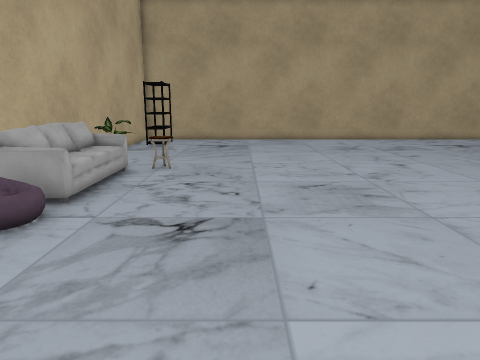
View 1 (above)

14 first-person views from a walk through a scene from a Unity 3-D project. The camera is 1.2 m above the floor, tilts 12° down and sees 70° across. The floor is counted in squares, 0.5 m on a side. Each view is taken from the middle of a square. On the plan, view 1 faces up. The plan holds only what a view shows up to about 20 squares ahead; the rest is blank. The player is left out. Some animated figures are left out. Some surface patterns are stand-ins.

View 2
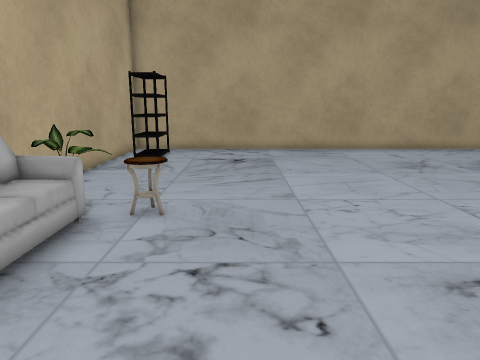

View 3
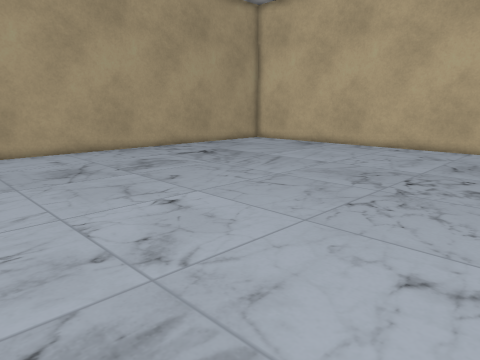

View 4
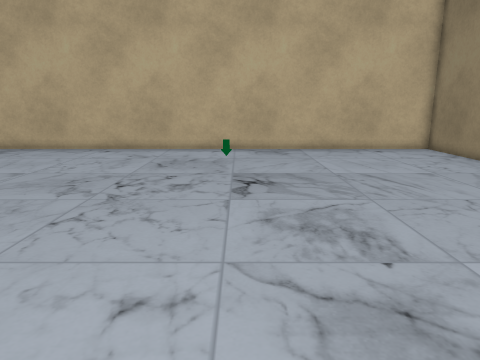

View 5
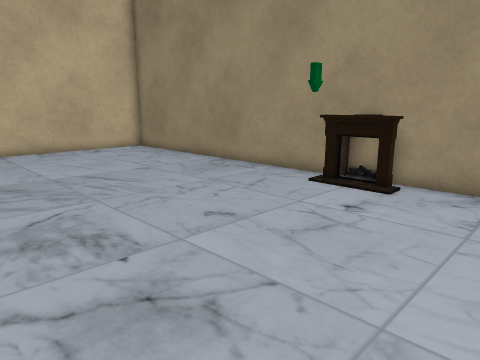

View 6
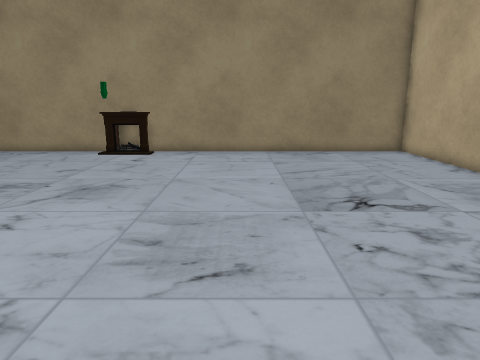

View 7
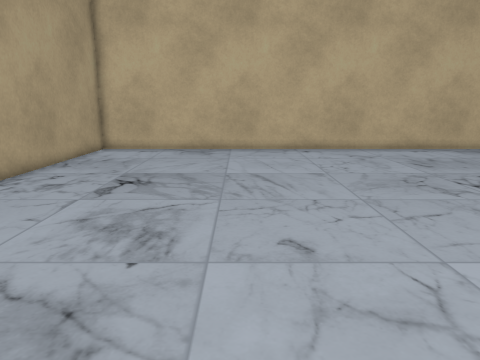

View 8
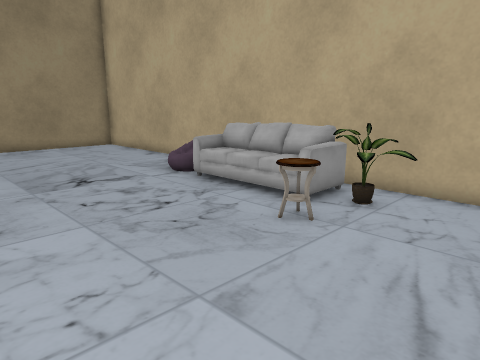

View 9
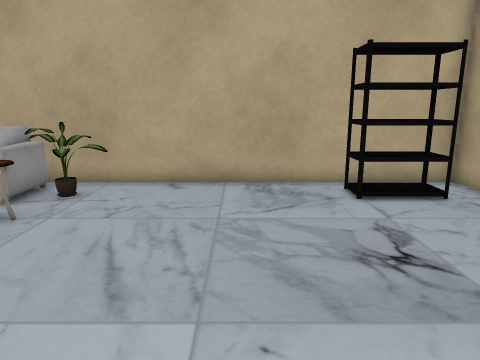

View 10
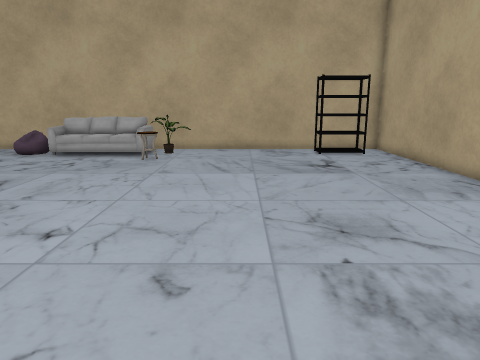

View 11
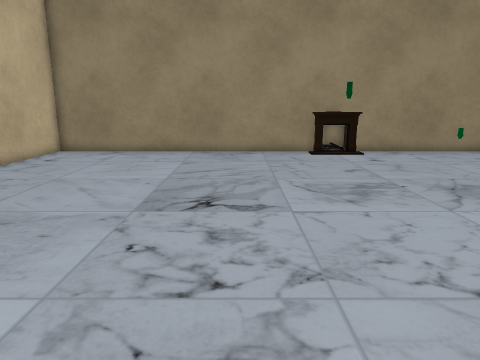

View 12
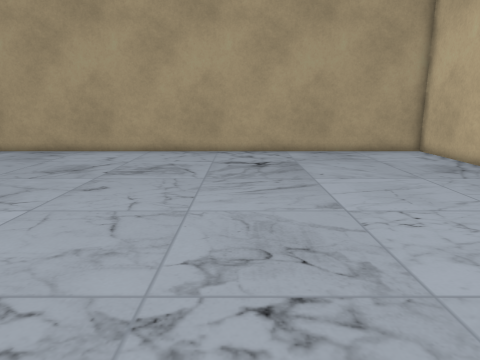

View 13
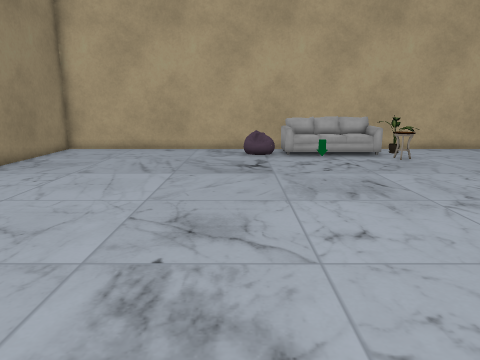

View 14
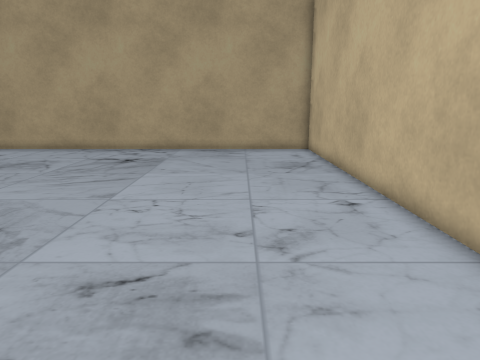

### Floor plan
Points are (right, up) in squares from view 1. A wall is a line through its corners. A room is listed if a view was taken in it or the views show most of it. See-through windows are left out.
Room 1 (views 1, 2, 3, 4, 5, 6, 7, 8, 9, 10, 11, 12, 13, 14)
walls: (8, -1.1) (8, -0.6); (-4.8, 24.6) (-4.8, 22.1) (-6, 22.1); (-7, 23) (-7, -4) (23, -4) (23, 26) (-6, 26)
objects: other object (-6, 7); other object (-6, 8) to (-5, 9); other object (-6, 13); other object (-5, 13) to (-4, 14); other object (-4, 13); other object (-3, 13) to (-3, 14); other object (7, -4) to (9, -3)

Where each view was taken, in squares from view 1:
view 1: 0 up, 0 right, facing up
view 2: 6 up, 1 left, facing up
view 3: 7 up, 2 right, facing up-right
view 4: 7 up, 3 right, facing right
view 5: 7 up, 3 right, facing down-right
view 6: 15 up, 2 right, facing down
view 7: 18 up, 3 right, facing right
view 8: 18 up, 3 right, facing down-left
view 9: 19 up, 4 right, facing left
view 10: 18 up, 13 right, facing left
view 11: 15 up, 13 right, facing down
view 12: 7 up, 13 right, facing up
view 13: 6 up, 13 right, facing left
view 14: 6 up, 19 right, facing up
